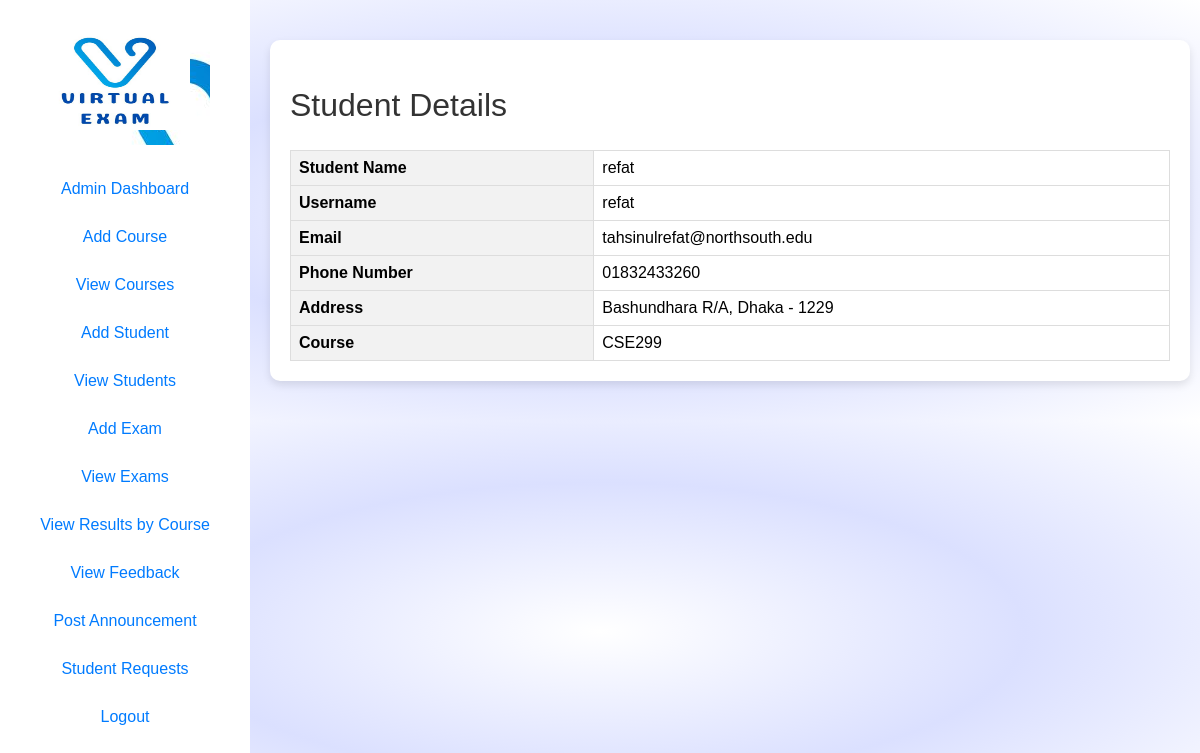
Page /view_student_details.php?student_id=1 (signed in) on the committed database.
### tables this page shows
CREATE TABLE `Students` (
  `student_id` int(11) NOT NULL,
  `student_name` varchar(100) NOT NULL,
  `course_id` int(11) DEFAULT NULL,
  `username` varchar(32) NOT NULL,
  `password` varchar(255) NOT NULL,
  `email` varchar(100) DEFAULT NULL,
  `dob` date NOT NULL,
  `phone_number` varchar(20) DEFAULT NULL,
  `gender` enum('male','female','others') DEFAULT 'others',
  `address` varchar(255) DEFAULT NULL,
  `security_question` varchar(255) DEFAULT NULL,
  `security_question_answer` varchar(255) DEFAULT NULL
);

CREATE TABLE `Courses` (
  `course_id` int(11) NOT NULL,
  `course_name` varchar(100) NOT NULL
);

### view_student_details.php (the view, shortened to what this page needs)
<?php
require_once 'conn.php';
if (isset($_GET["student_id"]) && !empty(trim($_GET["student_id"]))) {
    $sql = "SELECT * FROM Students WHERE student_id = :student_id";
    if ($stmt = $conn->prepare($sql)) {
        $stmt->bindParam(":student_id", $param_student_id, PDO::PARAM_INT);
        if ($stmt->execute()) {
            if ($stmt->rowCount() == 1) {
                $row = $stmt->fetch(PDO::FETCH_ASSOC);
                $student_name = $row["student_name"];
                $username = $row["username"];
                $email = $row["email"];
                $phone_number = $row["phone_number"];
                $address = $row["address"];
                $course_id = $row["course_id"];
                $course_name = "";
                $sql_course = "SELECT course_name FROM Courses WHERE course_id = :course_id";
                $stmt_course = $conn->prepare($sql_course);
                $stmt_course->bindParam(":course_id", $course_id, PDO::PARAM_INT);
                if ($stmt_course->execute() && $stmt_course->rowCount() == 1) {
                    $row_course = $stmt_course->fetch(PDO::FETCH_ASSOC);
                    $course_name = $row_course["course_name"];
                }
            } else {
                header("location: error.php");
                exit();
            }
        } else {
            echo "Oops! Something went wrong. Please try again later.";
        }
    }
} else {
    header("location: error.php");
    exit();
}
?>
<!DOCTYPE html>
<html lang="en">
<head>
</head>
<body>
    <div id="sidebar">
        <?php include 'slidebar.php'; ?>
    </div>
    <div id="content" class="wrapper">
        <h2>Student Details</h2>
        <div>
            <table>
                <tr>
                    <th>Student Name</th>
                    <td><?php echo $student_name; ?></td>
                </tr>
                <tr>
                    <th>Username</th>
                    <td><?php echo $username; ?></td>
                </tr>
                <tr>
                    <th>Email</th>
                    <td><?php echo $email; ?></td>
                </tr>
                <tr>
                    <th>Phone Number</th>
                    <td><?php echo $phone_number; ?></td>
                </tr>
                <tr>
                    <th>Address</th>
                    <td><?php echo $address; ?></td>
                </tr>
                <tr>
                    <th>Course</th>
                    <td><?php echo $course_name; ?></td>
                </tr>
            </table>
        </div>
    </div>
</body>
</html>

### styles.css (style rules this page uses)
* { transition: all 0.5s ease; }
body { font-family: Arial, sans-serif; margin: 0; padding: 0; background-size: cover; background-image: radial-gradient(rgb(255, 255, 255), rgb(219, 224, 255), rgb(255, 255, 255)); }
#content { margin-left: 250px; padding: 20px; }
h2 { font: 2em sans-serif; color: #333; padding: 0ch; }
#content { margin-left: 270px; margin-right: 10px; padding: 20px; transition: margin-left 0.3s ease; }
.wrapper { background-color: #ffffff; border-radius: 10px; box-shadow: 0 4px 8px rgba(0, 0, 0, 0.1); padding: 20px; margin: 40px 40px 40px 40px; }
th, td { border: 1px solid #ddd; padding: 12px; text-align: left; }
th { background-color: #f2f2f2; }

### view_student_details.php (style rules this page uses)
table { width: 100%; border-collapse: collapse; margin-top: 20px; }
table th, table td { border: 1px solid #dddddd; text-align: left; padding: 8px; }
table th { background-color: #f2f2f2; }

### rows in the picture
students: student_name "refat", username "refat", email "tahsinulrefat@northsouth.edu", phone_number "01832433260", address "Bashundhara R/A, Dhaka - 1229"
courses: course_name "CSE299"
